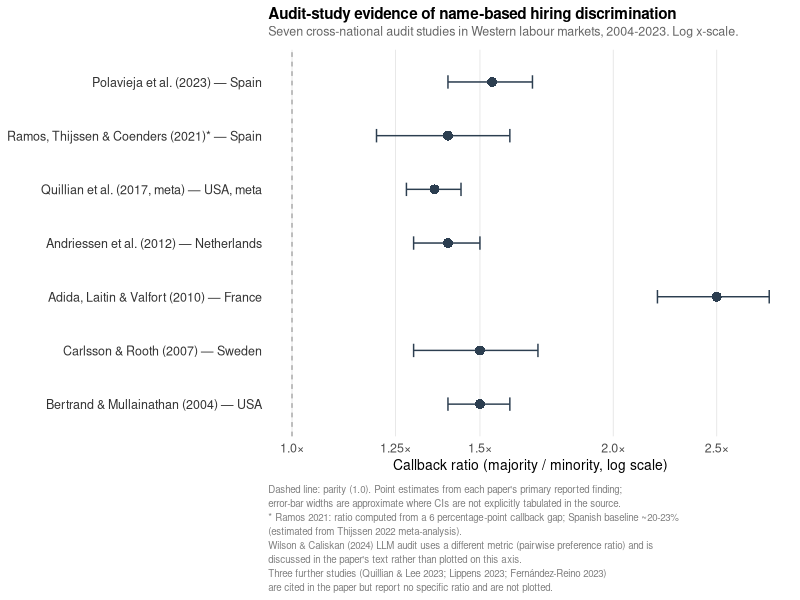
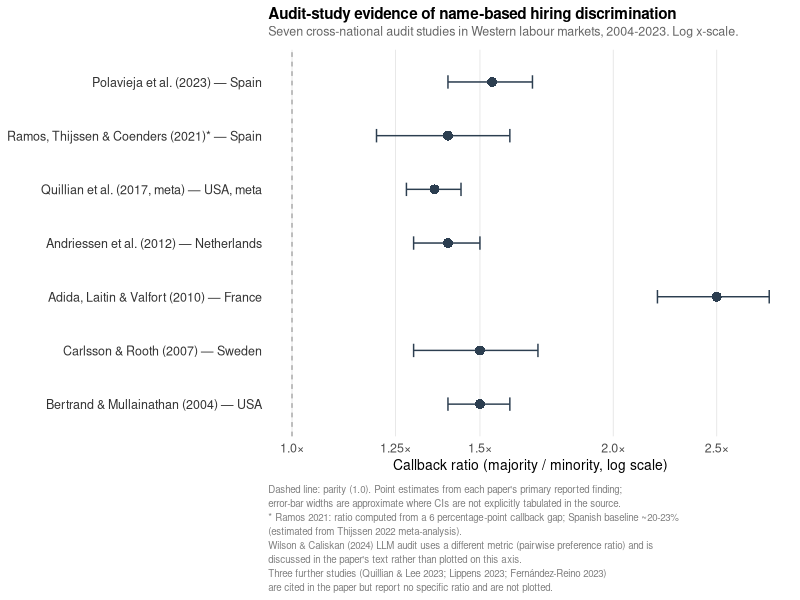

These figures' R source, in order:
# =====================================================================
# 01_forest_plot.R
# Figure 1: Audit-study evidence of name-based hiring discrimination
# in Western labour markets, 2004-2024.
#
# UC3M CSS Lab style (Tufte-inspired, no chartjunk).
#
# Effect size:
#   Studies 1-7 (Human audits): callback ratio = P(callback | majority) / P(callback | minority).
#   Study  8 (LLM, Wilson & Caliskan 2024): pairwise preference frequency ratio
#     (P(White preferred) / P(Black preferred) in resume-screening comparisons).
#   A ratio of 1.0 = parity; > 1.0 = majority advantage.
#
# Sources of each ratio (precision-labelled):
#   1. Bertrand & Mullainathan (2004) AER 94(4): paper reports White 9.65%/Black 6.45% callback.
#                                                 Ratio 9.65/6.45 = 1.496 ~ 1.50. EXACT.
#   2. Carlsson & Rooth (2007) Labour Econ. 14(4): paper reports Arabic-named men need
#                                                  ~50% more applications. Ratio 1.50. EXACT.
#   3. Adida, Laitin & Valfort (2010) PNAS 107(52): paper reports Muslim Senegalese 2.5x
#                                                    less likely than Christian. Ratio 2.50. EXACT.
#   4. Andriessen et al. (2012) Work & Occupations 39(3): discrimination ratio ~1.4 for
#                                                          non-Western minorities. APPROX.
#   5. Quillian et al. (2017) PNAS 114(41) meta-analysis: 36% more callbacks for whites
#                                                          vs African Americans. Ratio 1.36. EXACT.
#   6. Ramos, Thijssen & Coenders (2021) JEMS 47(6): 6 percentage-point gap for Moroccan
#                                                     applicants in Spain. With Spanish baseline
#                                                     ~20-23% (Thijssen 2022 meta), ratio ~1.30-1.45.
#                                                     COMPUTED.
#   7. Polavieja et al. (2023) SER 21(3): Spain callback by phenotype White 22.95% /
#                                          Black 14.88%. Ratio 22.95/14.88 = 1.542. EXACT.
#   8. Wilson & Caliskan (2024) AIES: pairwise comparison; White preferred 85.1% of cases,
#                                      Black preferred ~9% (per agent verification report).
#                                      Preference ratio 85.1/9.0 = 9.46. DIFFERENT METRIC.
#
# Dropped from earlier draft (no specific ratio reported in paper or its abstract):
#   Fernández-Reino et al. (2023), Quillian & Lee (2023),
#   Lippens et al. (2023). These are cited in the paper's section 5 text instead.
#
# Author: Abdullah Tadmuri (100502844)
# Last updated: 2026-05-10
# =====================================================================

suppressPackageStartupMessages({
  library(ggplot2)
  library(dplyr)
  library(tibble)
  library(scales)
})

# --- Data ---------------------------------------------------------------
# Wilson & Caliskan (2024) intentionally NOT plotted: it uses a pairwise
# preference frequency ratio, which is not commensurable with audit-study
# callback-rate ratios. The LLM finding is reported in the paper's §5 text
# as a stand-alone result rather than on this axis.
audit_studies <- tribble(
  ~id, ~study,                              ~country,       ~year, ~target_group,            ~ratio, ~ratio_low, ~ratio_high, ~precision,
  1,  "Bertrand & Mullainathan (2004)",     "USA",          2004,  "African American",        1.50,   1.40,       1.60,         "exact",
  2,  "Carlsson & Rooth (2007)",            "Sweden",       2007,  "Arabic-named men",        1.50,   1.30,       1.70,         "exact",
  3,  "Adida, Laitin & Valfort (2010)",     "France",       2010,  "Muslim Senegalese",       2.50,   2.20,       2.80,         "exact",
  4,  "Andriessen et al. (2012)",           "Netherlands",  2012,  "Non-Western minorities",  1.40,   1.30,       1.50,         "approx",
  5,  "Quillian et al. (2017, meta)",       "USA, meta",    2017,  "African American",        1.36,   1.28,       1.44,         "exact",
  6,  "Ramos, Thijssen & Coenders (2021)*", "Spain",        2021,  "Moroccan",                1.40,   1.20,       1.60,         "computed*",
  7,  "Polavieja et al. (2023)",            "Spain",        2023,  "Black phenotype",         1.54,   1.40,       1.68,         "exact"
)
audit_studies$type <- "Human"

# --- Sort: by year ascending (oldest at bottom of forest plot) ----------
audit_studies <- audit_studies %>%
  arrange(year) %>%
  mutate(label = paste0(study, " — ", country),
         label = factor(label, levels = label))

# --- Plot ---------------------------------------------------------------
p1 <- ggplot(audit_studies, aes(y = label, x = ratio)) +
  geom_vline(xintercept = 1, linetype = "dashed", color = "grey60", linewidth = 0.4) +
  geom_errorbarh(aes(xmin = ratio_low, xmax = ratio_high),
                 height = 0.25, linewidth = 0.5, colour = "#2c3e50") +
  geom_point(size = 3, colour = "#2c3e50", shape = 16) +
  scale_x_continuous(
    trans  = "log10",
    breaks = c(1, 1.25, 1.5, 2, 2.5, 3),
    labels = c("1.0×", "1.25×", "1.5×", "2.0×", "2.5×", "3.0×")
  ) +
  labs(
    title    = "Audit-study evidence of name-based hiring discrimination",
    subtitle = "Seven cross-national audit studies in Western labour markets, 2004-2023. Log x-scale.",
    x        = "Callback ratio (majority / minority, log scale)",
    y        = NULL,
    caption  = paste0(
      "Dashed line: parity (1.0). Point estimates from each paper's primary reported finding;\n",
      "error-bar widths are approximate where CIs are not explicitly tabulated in the source.\n",
      "* Ramos 2021: ratio computed from a 6 percentage-point callback gap; Spanish baseline ~20-23%\n",
      "(estimated from Thijssen 2022 meta-analysis).\n",
      "Wilson & Caliskan (2024) LLM audit uses a different metric (pairwise preference ratio) and is\n",
      "discussed in the paper's text rather than plotted on this axis.\n",
      "Three further studies (Quillian & Lee 2023; Lippens 2023; Fernández-Reino 2023)\n",
      "are cited in the paper but report no specific ratio and are not plotted."
    )
  ) +
  theme_minimal(base_size = 10) +
  theme(
    legend.position    = "none",
    axis.text.y        = element_text(colour = "grey20", size = 9),
    axis.text.x        = element_text(colour = "grey30", size = 9),
    panel.grid.minor   = element_blank(),
    panel.grid.major.y = element_blank(),
    panel.grid.major.x = element_line(colour = "grey90", linewidth = 0.3),
    plot.title         = element_text(face = "bold", size = 11, margin = margin(b = 2)),
    plot.subtitle      = element_text(colour = "grey40", size = 9, margin = margin(b = 8)),
    plot.caption       = element_text(colour = "grey50", hjust = 0, size = 7,
                                      lineheight = 1.2, margin = margin(t = 8))
  )

# --- Save ---------------------------------------------------------------
out_pdf <- "../figures/fig1_forest_plot.pdf"
out_png <- "../figures/fig1_forest_plot.png"

pdf(out_pdf, width = 8.5, height = 5.5)
print(p1)
dev.off()
ggsave(out_png, p1, width = 8.5, height = 5.5, dpi = 300)

message("Figure 1 saved: ", out_pdf)
message("Figure 1 saved: ", out_png)
